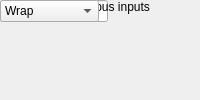
<?xml version="1.0" encoding="UTF-8"?>
<ui version="4.0">
 <class>MainWindow</class>
 <widget class="QMainWindow" name="MainWindow">
  <property name="windowTitle"><string>Complex Conjugate</string></property>
  <widget class="QWidget" name="centralwidget">
   <!-- NOTE: this is a simplified structural mirror of the generated
        <module>_ui.py, not a full round-trip Designer file. Regenerate
        both from the same spec if you need to edit layout by hand. -->
       <widget class="QLabel" name="label_name">
     <property name="text"><string>Block name</string></property>
    </widget>
       <widget class="QLineEdit" name="name"/>
       <widget class="QLabel" name="label_n_inputs">
     <property name="text"><string>number simultaneous inputs</string></property>
    </widget>
       <widget class="QSpinBox" name="n_inputs"/>
       <widget class="QLabel" name="label_n_bits">
     <property name="text"><string>input bitwidth</string></property>
    </widget>
       <widget class="QSpinBox" name="n_bits"/>
       <widget class="QLabel" name="label_bin_pt">
     <property name="text"><string>input binary point</string></property>
    </widget>
       <widget class="QSpinBox" name="bin_pt"/>
       <widget class="QLabel" name="label_csp_latency">
     <property name="text"><string>latency</string></property>
    </widget>
       <widget class="QSpinBox" name="csp_latency"/>
       <widget class="QLabel" name="label_overflow">
     <property name="text"><string>overflow strategy</string></property>
    </widget>
       <widget class="QComboBox" name="overflow">
     <item><property name="text"><string>Wrap</string></property></item>
     <item><property name="text"><string>Saturate</string></property></item>
     <item><property name="text"><string>Flag as error</string></property></item>
    </widget>
  </widget>
 </widget>
 <resources/>
 <connections/>
</ui>
